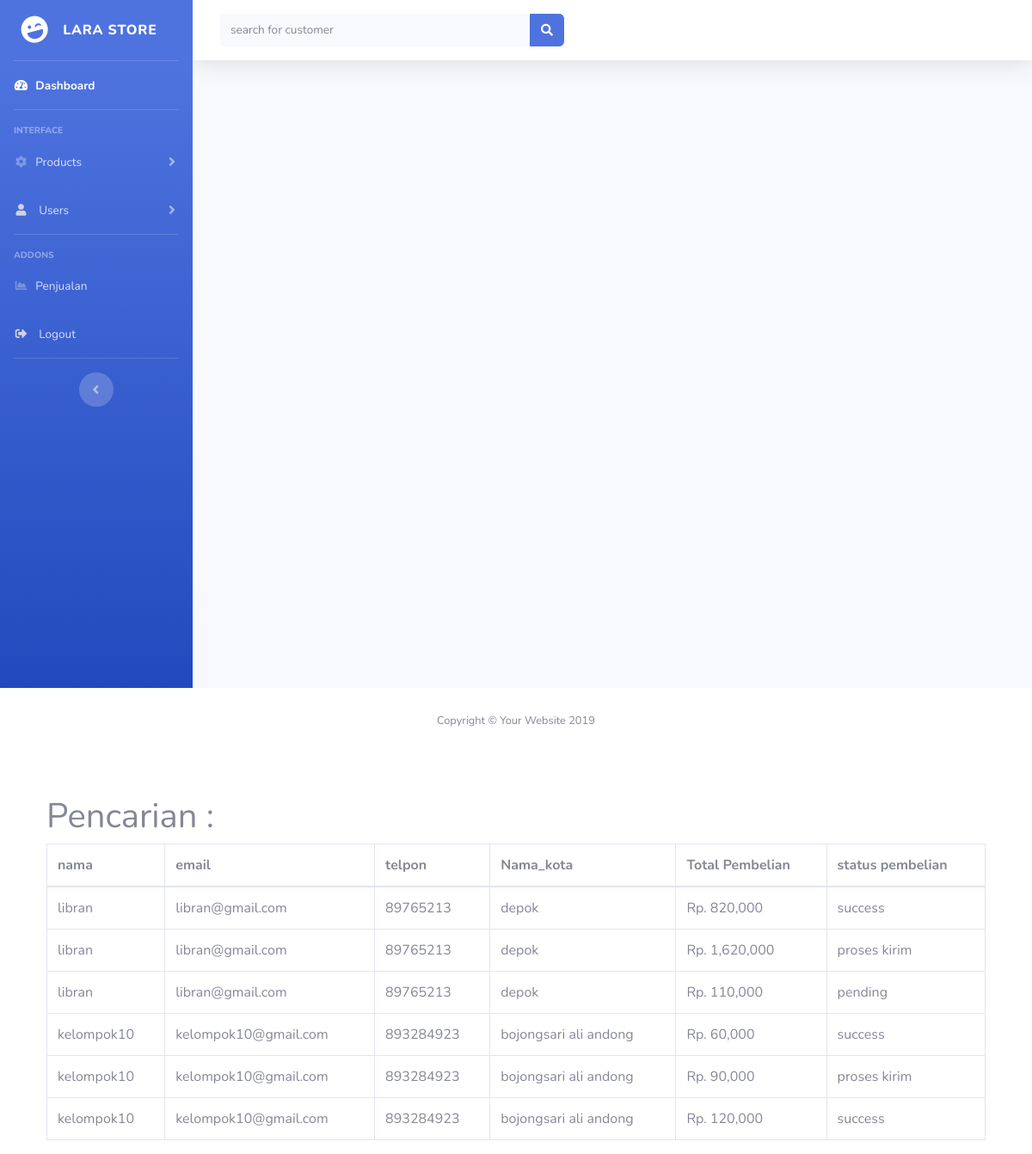
The app's page /Admin/search.php (signed in) with its own data.
### tables this page shows
CREATE TABLE `pembelian` (
  `id_pembelian` int(11) NOT NULL,
  `id_pelanggan` int(11) NOT NULL,
  `id_ongkir` int(11) NOT NULL,
  `tanggal_pembelian` date NOT NULL,
  `total_pembelian` int(11) NOT NULL,
  `nama_kota` varchar(90) NOT NULL,
  `tarif` int(11) NOT NULL,
  `alamat_pengiriman` varchar(80) NOT NULL,
  `status_pembelian` varchar(100) NOT NULL DEFAULT 'pending'
);

CREATE TABLE `pelanggan` (
  `id_pelanggan` int(11) NOT NULL,
  `nama_pelanggan` varchar(80) NOT NULL,
  `email_pelanggan` varchar(80) NOT NULL,
  `password_pelanggan` varchar(80) NOT NULL,
  `telepon_pelanggan` int(11) NOT NULL,
  `alamat` text NOT NULL
);

### Admin/search.php (the view, shortened to what this page needs)
<?php
require_once 'index.php';
$search = $_GET['search'];
$data=array();
$view= $koneksi->query("SELECT * FROM pembelian INNER JOIN pelanggan ON pelanggan. id_pelanggan = pembelian. id_pelanggan  WHERE nama_pelanggan LIKE '%$search%'
");
while($tampil= $view->fetch_assoc()){
$data[]=$tampil;
}
?>
<div class="container mt-5 ml-auto">
  <h1 class="ml-auto">Pencarian :
   <br>
   <?php echo $search ?></h1>
   <table class="table table-bordered">
    <thead>
        <tr>
            <th>nama </th>
            <th>email</th>
            <th>telpon</th>
            <th>Nama_kota</th>
        <th>Total Pembelian</th>
            <th>status pembelian</th>
        </tr>
    </thead>
    <tbody>
    <?php foreach ($data as $pecah): ?>
        <tr>
            <td><?php echo $pecah['nama_pelanggan']; ?></td>
            <td><?php echo $pecah['email_pelanggan']; ?></td>
            <td><?php echo $pecah['telepon_pelanggan']; ?></td>
            <td><?php echo $pecah['alamat']; ?></td>
            <td>Rp. <?php echo number_format($pecah['total_pembelian']); ?></td>
            <td><?php echo $pecah['status_pembelian']; ?></td>
        </tr>
    <?php endforeach ?>
    </tbody>
</table>
  </div>

### records on screen
pembelian: id_pelanggan.nama_pelanggan "libran", id_pelanggan.email_pelanggan "libran@gmail.com", id_pelanggan.telepon_pelanggan "89765213", id_pelanggan.alamat "depok", total_pembelian "820,000", status_pembelian "success"
pembelian: id_pelanggan.nama_pelanggan "libran", id_pelanggan.email_pelanggan "libran@gmail.com", id_pelanggan.telepon_pelanggan "89765213", id_pelanggan.alamat "depok", total_pembelian "1,620,000", status_pembelian "proses kirim"
pembelian: id_pelanggan.nama_pelanggan "libran", id_pelanggan.email_pelanggan "libran@gmail.com", id_pelanggan.telepon_pelanggan "89765213", id_pelanggan.alamat "depok", total_pembelian "110,000", status_pembelian "pending"
pembelian: id_pelanggan.nama_pelanggan "kelompok10", id_pelanggan.email_pelanggan "kelompok10@gmail.com", id_pelanggan.telepon_pelanggan "893284923", id_pelanggan.alamat "bojongsari ali andong", total_pembelian "60,000", status_pembelian "success"
pembelian: id_pelanggan.nama_pelanggan "kelompok10", id_pelanggan.email_pelanggan "kelompok10@gmail.com", id_pelanggan.telepon_pelanggan "893284923", id_pelanggan.alamat "bojongsari ali andong", total_pembelian "90,000", status_pembelian "proses kirim"
pembelian: id_pelanggan.nama_pelanggan "kelompok10", id_pelanggan.email_pelanggan "kelompok10@gmail.com", id_pelanggan.telepon_pelanggan "893284923", id_pelanggan.alamat "bojongsari ali andong", total_pembelian "120,000", status_pembelian "success"
